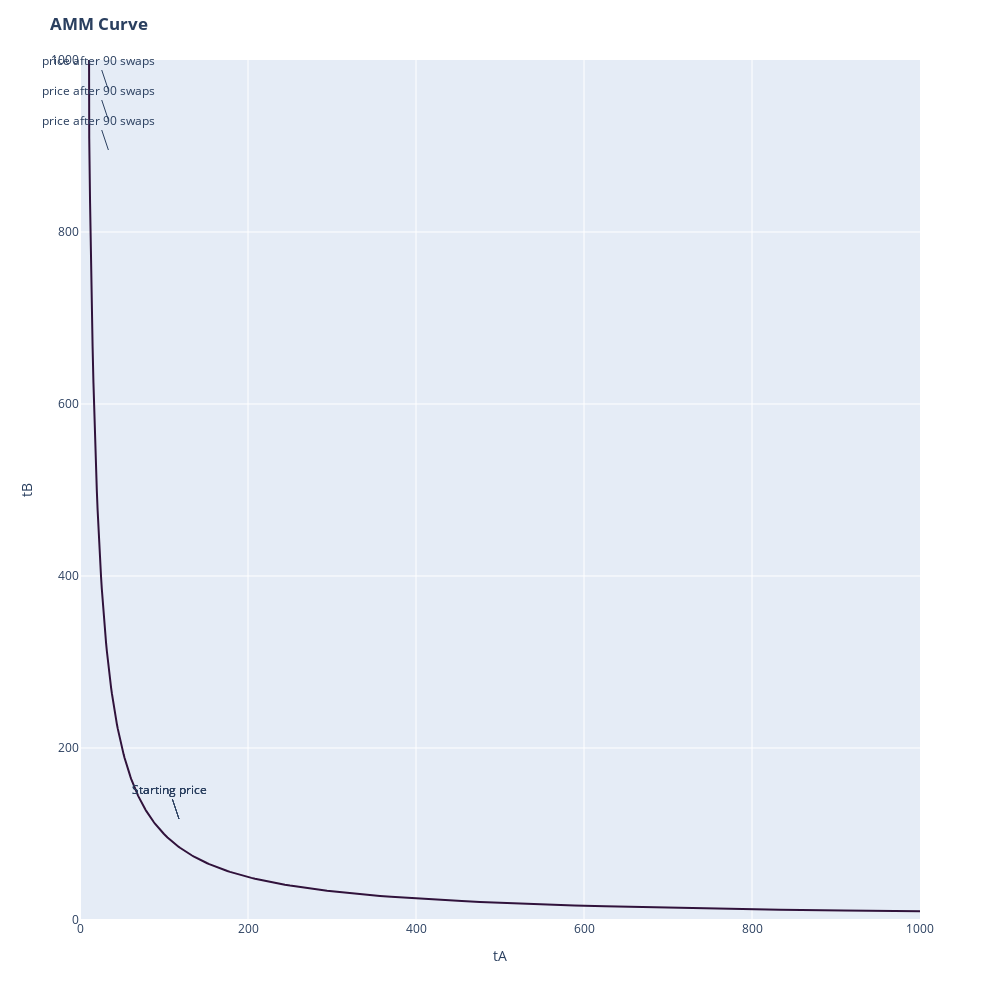

Notebook code cell kept with this figure:
### Markdown cell above
# Q1.6:
Take this plot, and mark 
- the initial price in Q1.1 (starting price)
- the new price in Q1.4 (after 90 swaps)

Side note: Why is it actually not appropriate to call this a "price". What would be a better name?

### Code cell
# THis is basically a plot of balances, so the cooridnates need to be 100,100 and 10,1000 accoridng to the dfs from the Q1.1 an Q1.4
# it is not a price but a "balances coordinate"
fig.add_annotation(x=100, y=100, text="Starting quasi-price", showarrow=True, yshift=15, xshift=15)
fig.add_annotation(x=10, y=1000, text="90 swap quasi-price", showarrow=True, yshift=-90, xshift=20)

### Figure 1 — Plotly figure (JSON) as saved in the notebook; plotly's stock layout.template omitted (floating-point values rounded to 4 significant figures; data arrays with more than 128 entries replaced by an {"elided": "..."} marker saying what was removed)
{"data": [{"hovertemplate": "tA=%{x}<br>tB=%{y}<extra></extra>", "legendgroup": "", "line": {"color": "#30123b", "dash": "solid"}, "mode": "lines", "name": "", "orientation": "v", "showlegend": false, "type": "scatter", "x": {"elided": "200 float values"}, "xaxis": "x", "y": {"elided": "200 float values"}, "yaxis": "y"}], "layout": {"annotations": [{"showarrow": true, "text": "Starting price", "x": 100, "xshift": 15, "y": 100, "yshift": 15}, {"showarrow": true, "text": "price after 90 swaps", "x": 10, "xshift": 20, "y": 1000, "yshift": -30}, {"showarrow": true, "text": "Starting price", "x": 100, "xshift": 15, "y": 100, "yshift": 15}, {"showarrow": true, "text": "price after 90 swaps", "x": 10, "xshift": 20, "y": 1000, "yshift": -60}, {"showarrow": true, "text": "Starting price", "x": 100, "xshift": 15, "y": 100, "yshift": 15}, {"showarrow": true, "text": "price after 90 swaps", "x": 10, "xshift": 20, "y": 1000, "yshift": -90}], "height": 1000, "legend": {"tracegroupgap": 0}, "margin": {"t": 60}, "title": {"text": "<b>AMM Curve</b>"}, "width": 1000, "xaxis": {"anchor": "y", "domain": [0, 1], "range": [0, 1000], "title": {"text": "tA"}, "type": "linear"}, "yaxis": {"anchor": "x", "domain": [0, 1], "range": [0, 1000], "title": {"text": "tB"}, "type": "linear"}}}
